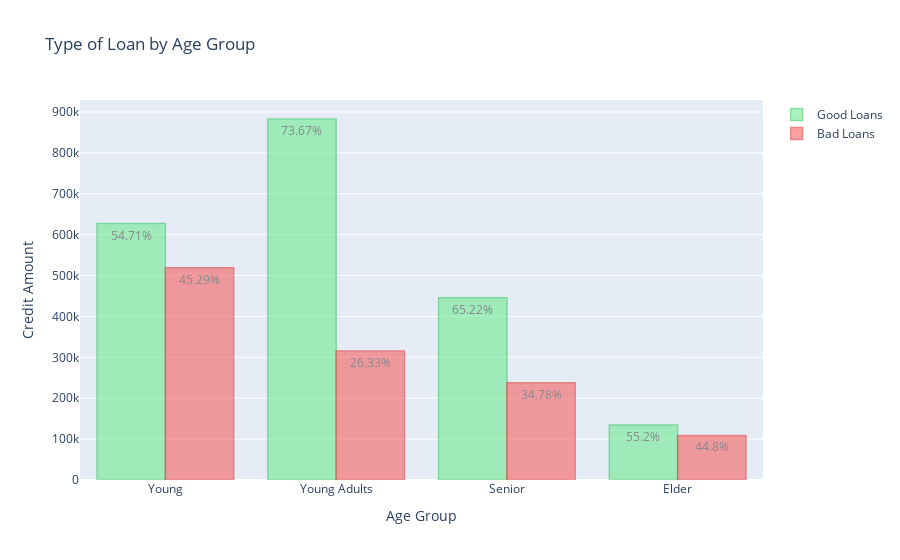

Here is the notebook cell this chart was saved with:
### Code cell
young_good = df['Credit amount'].loc[(df['Age_Group'] == 'Young') & (df['Risk'] == 'good')].sum()
young_bad = df['Credit amount'].loc[(df['Age_Group'] == 'Young') & (df['Risk'] == 'bad')].sum()
young_adult_good = df['Credit amount'].loc[(df['Age_Group'] == 'Young Adults') & (df['Risk'] == 'good')].sum()
young_adult_bad = df['Credit amount'].loc[(df['Age_Group'] == 'Young Adults') & (df['Risk'] == 'bad')].sum()
senior_good = df['Credit amount'].loc[(df['Age_Group'] == 'Senior') & (df['Risk'] == 'good')].sum()
senior_bad = df['Credit amount'].loc[(df['Age_Group'] == 'Senior') & (df['Risk'] == 'bad')].sum()
elder_good = df['Credit amount'].loc[(df['Age_Group'] == 'Elder') & (df['Risk'] == 'good')].sum()
elder_bad = df['Credit amount'].loc[(df['Age_Group'] == 'Elder') & (df['Risk'] == 'bad')].sum()

# Percents
young_good_p = young_good/(young_good + young_bad) * 100
young_bad_p = young_bad/(young_good + young_bad) * 100
young_adult_good_p = young_adult_good/(young_adult_good + young_adult_bad) * 100
young_adult_bad_p = young_adult_bad/(young_adult_good + young_adult_bad) * 100
senior_good_p = senior_good/(senior_good + senior_bad) * 100
senior_bad_p =  senior_bad/(senior_good + senior_bad) * 100
elder_good_p = elder_good/(elder_good + elder_bad) * 100
elder_bad_p = elder_bad/(elder_good + elder_bad) * 100

# Round Percents
young_good_p = str(round(young_good_p, 2))
young_bad_p = str(round(young_bad_p, 2))
young_adult_good_p = str(round(young_adult_good_p, 2))
young_adult_bad_p = str(round(young_adult_bad_p, 2))
senior_good_p = str(round(senior_good_p, 2))
senior_bad_p = str(round(senior_bad_p, 2))
elder_good_p = str(round(elder_good_p, 2))
elder_bad_p = str(round(elder_bad_p, 2))



x = ["Young", "Young Adults", "Senior", "Elder"]

good_loans = go.Bar(
    x=x,
    y=[young_good, young_adult_good, senior_good, elder_good],
    name="Good Loans",
    text=[young_good_p + '%', young_adult_good_p + '%', senior_good_p + '%', elder_good_p + '%'],
    textposition = 'auto',
    marker=dict(
        color='rgb(111, 235, 146)',
        line=dict(
            color='rgb(60, 199, 100)',
            width=1.5),
        ),
    opacity=0.6
)

bad_loans =  go.Bar(
    x=x,
    y=[young_bad, young_adult_bad, senior_bad, elder_bad],
    name="Bad Loans",
    text=[young_bad_p + '%', young_adult_bad_p + '%', senior_bad_p + '%', elder_bad_p + '%'],
    textposition = 'auto',
    marker=dict(
        color='rgb(247, 98, 98)',
        line=dict(
            color='rgb(225, 56, 56)',
            width=1.5),
        ),
    opacity=0.6
)

data = [good_loans, bad_loans]

layout = dict(
    title="Type of Loan by Age Group", 
    xaxis = dict(title="Age Group"),
    yaxis= dict(title="Credit Amount")
)

fig = dict(data=data, layout=layout)

iplot(fig, filename='grouped-bar-direct-labels')

### Figure 1 — Plotly figure (JSON) as saved in the notebook; plotly's stock layout.template omitted (floating-point values rounded to 4 significant figures)
{"data": [{"marker": {"color": "rgb(111, 235, 146)", "line": {"color": "rgb(60, 199, 100)", "width": 1.5}}, "name": "Good Loans", "opacity": 0.6, "text": ["54.71%", "73.67%", "65.22%", "55.2%"], "textposition": "auto", "type": "bar", "x": ["Young", "Young Adults", "Senior", "Elder"], "y": [626955, 882725, 445690, 134450]}, {"marker": {"color": "rgb(247, 98, 98)", "line": {"color": "rgb(225, 56, 56)", "width": 1.5}}, "name": "Bad Loans", "opacity": 0.6, "text": ["45.29%", "26.33%", "34.78%", "44.8%"], "textposition": "auto", "type": "bar", "x": ["Young", "Young Adults", "Senior", "Elder"], "y": [519060, 315569, 237698, 109111]}], "layout": {"title": {"text": "Type of Loan by Age Group"}, "xaxis": {"title": {"text": "Age Group"}}, "yaxis": {"title": {"text": "Credit Amount"}}}}
